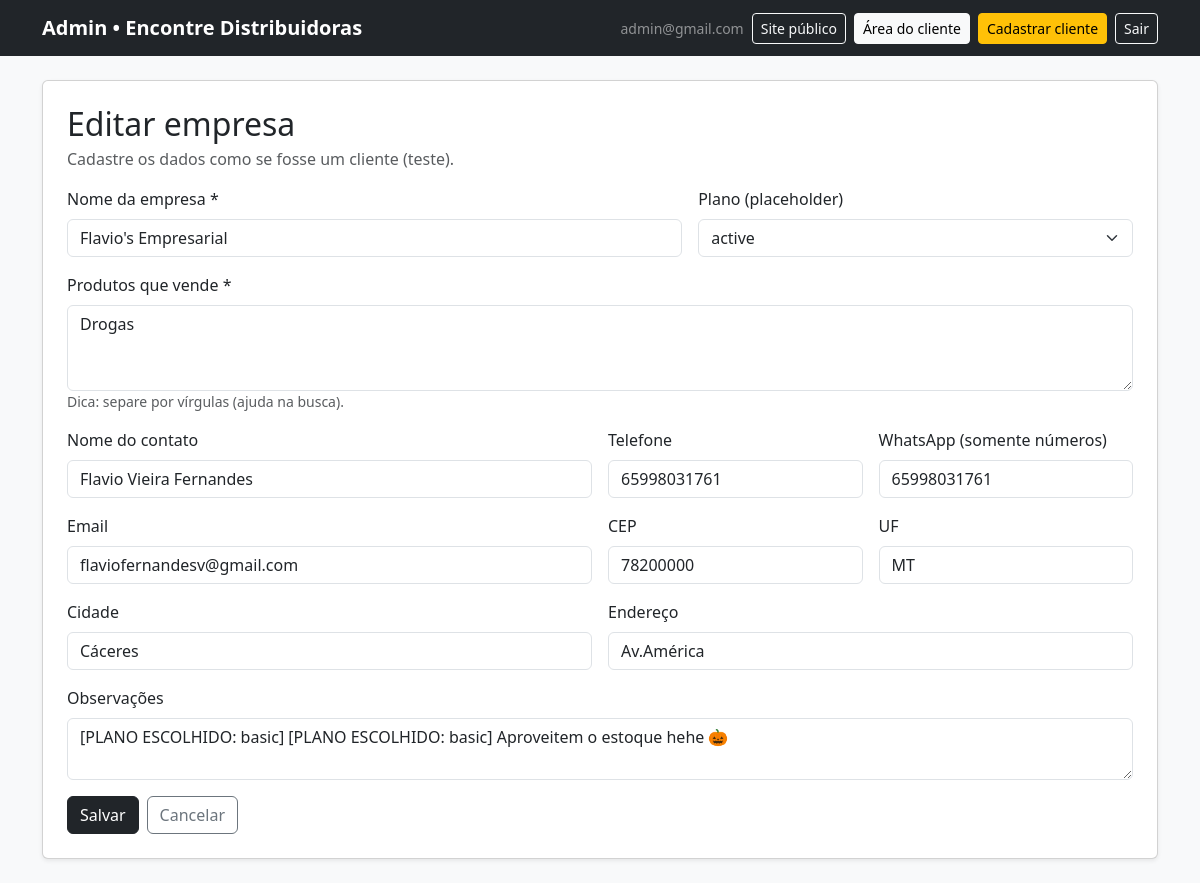
The app's page /admin/empresas/1/editar (signed in) with its own data.
### tables this page shows
CREATE TABLE companies (
      id INTEGER PRIMARY KEY AUTOINCREMENT,
      client_id INTEGER,               -- dono (cliente). pode ser NULL quando criado pelo admin para teste
      name TEXT NOT NULL,
      products TEXT NOT NULL,
      contact_name TEXT,
      phone TEXT,
      whatsapp TEXT,
      email TEXT,
      address TEXT,
      cep TEXT,
      city TEXT,
      state TEXT,
      notes TEXT,

      plan_status TEXT NOT NULL DEFAULT 'inactive',
      created_at TEXT NOT NULL,
      updated_at TEXT NOT NULL,

      FOREIGN KEY(client_id) REFERENCES clients(id)
    );

### app.py (the view, shortened to what this page needs)
@app.route("/admin/empresas/<int:company_id>/editar", methods=["GET", "POST"])
@admin_required
def admin_company_edit(company_id: int):
    db = get_db()
    c = db.execute("SELECT * FROM companies WHERE id=?", (company_id,)).fetchone()
    if not c:
        abort(404)
    return render_template("admin_company_form.html", app_name=APP_NAME, mode="edit", c=c)

### app.py (called while the page is built)
def get_db():
    if "db" not in g:
        g.db = sqlite3.connect(DB_PATH)
        g.db.row_factory = sqlite3.Row
    return g.db

def admin_required(fn):
    @wraps(fn)
    def wrapper(*args, **kwargs):
        if not session.get("admin_id"):
            return redirect(url_for("admin_login", next=request.full_path))
        return fn(*args, **kwargs)
    return wrapper

### templates/admin_company_form.html (shortened to what this page needs)
{% extends "base_admin.html" %}
{% block content %}
<div class="card shadow-sm">
  <div class="card-body p-4">
    <h2 class="mb-1">{{ 'Nova empresa' if mode=='new' else 'Editar empresa' }}</h2>
    <p class="text-muted">Cadastre os dados como se fosse um cliente (teste).</p>
    <form method="post" class="row g-3">
      <div class="col-md-7">
        <label class="form-label">Nome da empresa *</label>
        <input class="form-control" name="name" value="{{ c['name'] if c else '' }}" required>
      </div>
      <div class="col-md-5">
        <label class="form-label">Plano (placeholder)</label>
        <select class="form-select" name="plan_status">
          <option value="active" {% if c and c['plan_status']=='active' %}selected{% endif %}>active</option>
        </select>
      </div>
      <div class="col-12">
        <label class="form-label">Produtos que vende *</label>
        <textarea class="form-control" name="products" rows="3" required
          placeholder="Ex: bebidas, arroz, óleo, material de limpeza...">{{ c['products'] if c else '' }}</textarea>
        <div class="text-muted small">Dica: separe por vírgulas (ajuda na busca).</div>
      </div>
      <div class="col-md-6">
        <label class="form-label">Nome do contato</label>
        <input class="form-control" name="contact_name" value="{{ c['contact_name'] if c else '' }}">
      </div>
      <div class="col-md-3">
        <label class="form-label">Telefone</label>
        <input class="form-control" name="phone" value="{{ c['phone'] if c else '' }}">
      </div>
      <div class="col-md-3">
        <label class="form-label">WhatsApp (somente números)</label>
        <input class="form-control" name="whatsapp" value="{{ c['whatsapp'] if c else '' }}" placeholder="65999999999">
      </div>
      <div class="col-md-6">
        <label class="form-label">Email</label>
        <input class="form-control" name="email" value="{{ c['email'] if c else '' }}">
      </div>
      <div class="col-md-3">
        <label class="form-label">CEP</label>
        <input class="form-control" name="cep" value="{{ c['cep'] if c else '' }}">
      </div>
      <div class="col-md-3">
        <label class="form-label">UF</label>
        <input class="form-control" name="state" value="{{ c['state'] if c else '' }}" placeholder="MT">
      </div>
      <div class="col-md-6">
        <label class="form-label">Cidade</label>
        <input class="form-control" name="city" value="{{ c['city'] if c else '' }}" placeholder="Cáceres">
      </div>
      <div class="col-md-6">
        <label class="form-label">Endereço</label>
        <input class="form-control" name="address" value="{{ c['address'] if c else '' }}">
      </div>
      <div class="col-12">
        <label class="form-label">Observações</label>
        <textarea class="form-control" name="notes" rows="2">{{ c['notes'] if c else '' }}</textarea>
      </div>
      <div class="col-12 d-flex gap-2">
        <button class="btn btn-dark" type="submit">Salvar</button>
        <a class="btn btn-outline-secondary" href="{{ url_for('admin_dashboard') }}">Cancelar</a>
      </div>
    </form>
  </div>
</div>
{% endblock %}

### records on screen
companies: name "Flavio's Empresarial", plan_status "active", products "Drogas", contact_name "Flavio Vieira Fernandes", phone "65998031761", whatsapp "65998031761", email "flaviofernandesv@gmail.com", cep "78200000", state "MT", city "Cáceres", address "Av.América", notes "[PLANO ESCOLHIDO: basic] [PLANO ESCOLHIDO: basic] Aproveitem o estoque hehe 🎃"

### other values on screen
{{ app_name }} "Encontre Distribuidoras"
{{ session.get("admin_email") }} "admin@gmail.com"
{{ 'Nova empresa' if mode=='new' else 'Editar empresa' }} "Editar empresa"
